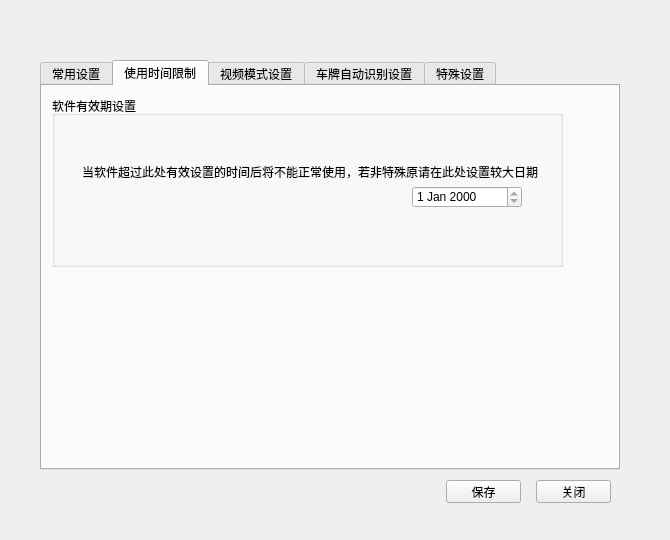
<?xml version="1.0" encoding="UTF-8"?>
<ui version="4.0">
 <class>CSysSettingDialog</class>
 <widget class="QDialog" name="CSysSettingDialog">
  <property name="geometry">
   <rect>
    <x>0</x>
    <y>0</y>
    <width>670</width>
    <height>540</height>
   </rect>
  </property>
  <property name="windowTitle">
   <string>系统设置</string>
  </property>
  <property name="styleSheet">
   <string notr="true">background-image:url(D:/WinParkUI/debug/Image/NewIcon/SysSet.jpg);</string>
  </property>
  <widget class="QTabWidget" name="tabWidget">
   <property name="geometry">
    <rect>
     <x>40</x>
     <y>60</y>
     <width>580</width>
     <height>410</height>
    </rect>
   </property>
   <property name="styleSheet">
    <string notr="true">backgroud-image:url(D:/WinParkUI/debug/Image/NewIcon/SysMiddleSet.JPG);
background-image:url(D:/WinParkUI/debug/Image/NewIcon/SysMiddleSet.jpg);</string>
   </property>
   <property name="currentIndex">
    <number>1</number>
   </property>
   <widget class="QWidget" name="tabCommonSetting">
    <attribute name="title">
     <string>常用设置</string>
    </attribute>
    <widget class="QWidget" name="wgCommon" native="true">
     <property name="geometry">
      <rect>
       <x>10</x>
       <y>10</y>
       <width>511</width>
       <height>361</height>
      </rect>
     </property>
     <property name="styleSheet">
      <string notr="true">background-image:url(none);</string>
     </property>
     <widget class="QGroupBox" name="groupBox_3">
      <property name="geometry">
       <rect>
        <x>10</x>
        <y>110</y>
        <width>161</width>
        <height>61</height>
       </rect>
      </property>
      <property name="styleSheet">
       <string notr="true">background-image:url(none);</string>
      </property>
      <property name="title">
       <string>月租卡时间提示</string>
      </property>
      <widget class="QWidget" name="layoutWidget">
       <property name="geometry">
        <rect>
         <x>10</x>
         <y>20</y>
         <width>146</width>
         <height>22</height>
        </rect>
       </property>
       <property name="styleSheet">
        <string notr="true">background-image:url(none);</string>
       </property>
       <layout class="QHBoxLayout" name="horizontalLayout">
        <item>
         <widget class="QLabel" name="label_5">
          <property name="styleSheet">
           <string notr="true">background-image:url(none);</string>
          </property>
          <property name="text">
           <string>剩余</string>
          </property>
         </widget>
        </item>
        <item>
         <widget class="QSpinBox" name="spMonthlyDay">
          <property name="styleSheet">
           <string notr="true">background-image:url(none);</string>
          </property>
          <property name="maximum">
           <number>999999</number>
          </property>
         </widget>
        </item>
        <item>
         <widget class="QLabel" name="label_4">
          <property name="styleSheet">
           <string notr="true">background-image:url(none);</string>
          </property>
          <property name="text">
           <string>天时提醒</string>
          </property>
         </widget>
        </item>
       </layout>
      </widget>
     </widget>
     <widget class="QGroupBox" name="groupBox_2">
      <property name="geometry">
       <rect>
        <x>190</x>
        <y>10</y>
        <width>131</width>
        <height>81</height>
       </rect>
      </property>
      <property name="styleSheet">
       <string notr="true">background-image:url(none);</string>
      </property>
      <property name="title">
       <string>工作模式</string>
      </property>
      <widget class="QRadioButton" name="rdxWorkMaster">
       <property name="geometry">
        <rect>
         <x>10</x>
         <y>20</y>
         <width>89</width>
         <height>16</height>
        </rect>
       </property>
       <property name="styleSheet">
        <string notr="true">background-image:url(none);</string>
       </property>
       <property name="text">
        <string>主机模式</string>
       </property>
       <property name="checked">
        <bool>true</bool>
       </property>
      </widget>
      <widget class="QRadioButton" name="rdxWorkSlave">
       <property name="geometry">
        <rect>
         <x>10</x>
         <y>50</y>
         <width>89</width>
         <height>16</height>
        </rect>
       </property>
       <property name="styleSheet">
        <string notr="true">background-image:url(none);</string>
       </property>
       <property name="text">
        <string>从机模式</string>
       </property>
      </widget>
     </widget>
     <widget class="QGroupBox" name="groupBox_9">
      <property name="geometry">
       <rect>
        <x>340</x>
        <y>110</y>
        <width>120</width>
        <height>131</height>
       </rect>
      </property>
      <property name="styleSheet">
       <string notr="true">background-image:url(none);</string>
      </property>
      <property name="title">
       <string>离开时需要确认放行</string>
      </property>
      <widget class="QCheckBox" name="chxLeaveTime">
       <property name="geometry">
        <rect>
         <x>30</x>
         <y>100</y>
         <width>71</width>
         <height>16</height>
        </rect>
       </property>
       <property name="styleSheet">
        <string notr="true">background-image:url(none);</string>
       </property>
       <property name="text">
        <string>计时卡</string>
       </property>
      </widget>
      <widget class="QCheckBox" name="chxLeaveMonth">
       <property name="geometry">
        <rect>
         <x>30</x>
         <y>30</y>
         <width>71</width>
         <height>16</height>
        </rect>
       </property>
       <property name="styleSheet">
        <string notr="true">background-image:url(none);</string>
       </property>
       <property name="text">
        <string>月租卡</string>
       </property>
      </widget>
      <widget class="QCheckBox" name="chxLeaveValue">
       <property name="geometry">
        <rect>
         <x>30</x>
         <y>65</y>
         <width>71</width>
         <height>16</height>
        </rect>
       </property>
       <property name="styleSheet">
        <string notr="true">background-image:url(none);</string>
       </property>
       <property name="text">
        <string>储值卡</string>
       </property>
      </widget>
     </widget>
     <widget class="QGroupBox" name="groupBox_6">
      <property name="geometry">
       <rect>
        <x>630</x>
        <y>620</y>
        <width>120</width>
        <height>80</height>
       </rect>
      </property>
      <property name="styleSheet">
       <string notr="true">background-image:url(none);</string>
      </property>
      <property name="title">
       <string>GroupBox</string>
      </property>
     </widget>
     <widget class="QGroupBox" name="groupBox_7">
      <property name="geometry">
       <rect>
        <x>10</x>
        <y>180</y>
        <width>161</width>
        <height>61</height>
       </rect>
      </property>
      <property name="styleSheet">
       <string notr="true">background-image:url(none);</string>
      </property>
      <property name="title">
       <string>储值卡余额提示</string>
      </property>
      <widget class="QWidget" name="layoutWidget_2">
       <property name="geometry">
        <rect>
         <x>10</x>
         <y>20</y>
         <width>146</width>
         <height>22</height>
        </rect>
       </property>
       <property name="styleSheet">
        <string notr="true">background-image:url(none);</string>
       </property>
       <layout class="QHBoxLayout" name="horizontalLayout_2">
        <item>
         <widget class="QLabel" name="label">
          <property name="styleSheet">
           <string notr="true">background-image:url(none);</string>
          </property>
          <property name="text">
           <string>剩余</string>
          </property>
         </widget>
        </item>
        <item>
         <widget class="QSpinBox" name="spValueSurplus">
          <property name="styleSheet">
           <string notr="true">background-image:url(none);</string>
          </property>
          <property name="maximum">
           <number>999999</number>
          </property>
         </widget>
        </item>
        <item>
         <widget class="QLabel" name="label_2">
          <property name="styleSheet">
           <string notr="true">background-image:url(none);</string>
          </property>
          <property name="text">
           <string>元时提醒</string>
          </property>
         </widget>
        </item>
       </layout>
      </widget>
     </widget>
     <widget class="QGroupBox" name="groupBox_5">
      <property name="geometry">
       <rect>
        <x>340</x>
        <y>10</y>
        <width>141</width>
        <height>81</height>
       </rect>
      </property>
      <property name="styleSheet">
       <string notr="true">background-image:url(none);</string>
      </property>
      <property name="title">
       <string>格式化脱机数据</string>
      </property>
      <widget class="QPushButton" name="btnCommonFormat">
       <property name="geometry">
        <rect>
         <x>50</x>
         <y>50</y>
         <width>75</width>
         <height>23</height>
        </rect>
       </property>
       <property name="styleSheet">
        <string notr="true">background-image:url(none);</string>
       </property>
       <property name="text">
        <string>开始格式化</string>
       </property>
      </widget>
     </widget>
     <widget class="QGroupBox" name="groupBox_10">
      <property name="geometry">
       <rect>
        <x>190</x>
        <y>260</y>
        <width>131</width>
        <height>71</height>
       </rect>
      </property>
      <property name="styleSheet">
       <string notr="true">background-image:url(none);</string>
      </property>
      <property name="title">
       <string>强行开闸</string>
      </property>
      <widget class="QCheckBox" name="chxForceOpenGate">
       <property name="geometry">
        <rect>
         <x>10</x>
         <y>30</y>
         <width>131</width>
         <height>16</height>
        </rect>
       </property>
       <property name="styleSheet">
        <string notr="true">background-image:url(none);</string>
       </property>
       <property name="text">
        <string>禁止鼠标点击开闸</string>
       </property>
      </widget>
     </widget>
     <widget class="QGroupBox" name="groupBox_4">
      <property name="geometry">
       <rect>
        <x>190</x>
        <y>110</y>
        <width>120</width>
        <height>131</height>
       </rect>
      </property>
      <property name="styleSheet">
       <string notr="true">background-image:url(none);</string>
      </property>
      <property name="title">
       <string>进入时需要确认放行</string>
      </property>
      <widget class="QCheckBox" name="chxEntranceMonth">
       <property name="geometry">
        <rect>
         <x>20</x>
         <y>30</y>
         <width>71</width>
         <height>16</height>
        </rect>
       </property>
       <property name="styleSheet">
        <string notr="true">background-image:url(none);</string>
       </property>
       <property name="text">
        <string>月租卡</string>
       </property>
      </widget>
      <widget class="QCheckBox" name="chxEntranceValue">
       <property name="geometry">
        <rect>
         <x>20</x>
         <y>64</y>
         <width>71</width>
         <height>16</height>
        </rect>
       </property>
       <property name="styleSheet">
        <string notr="true">background-image:url(none);</string>
       </property>
       <property name="text">
        <string>储值卡</string>
       </property>
      </widget>
      <widget class="QCheckBox" name="chxEntranceTime">
       <property name="geometry">
        <rect>
         <x>20</x>
         <y>100</y>
         <width>71</width>
         <height>16</height>
        </rect>
       </property>
       <property name="styleSheet">
        <string notr="true">background-image:url(none);</string>
       </property>
       <property name="text">
        <string>计时卡</string>
       </property>
      </widget>
     </widget>
     <widget class="QGroupBox" name="groupBox_8">
      <property name="geometry">
       <rect>
        <x>10</x>
        <y>260</y>
        <width>161</width>
        <height>71</height>
       </rect>
      </property>
      <property name="styleSheet">
       <string notr="true">background-image:url(none);</string>
      </property>
      <property name="title">
       <string>月租卡工作模式</string>
      </property>
      <widget class="QCheckBox" name="chxMonthlyMode">
       <property name="geometry">
        <rect>
         <x>20</x>
         <y>30</y>
         <width>101</width>
         <height>16</height>
        </rect>
       </property>
       <property name="styleSheet">
        <string notr="true">background-image:url(none);</string>
       </property>
       <property name="text">
        <string>允许多进多出</string>
       </property>
      </widget>
     </widget>
     <widget class="QGroupBox" name="groupBox">
      <property name="geometry">
       <rect>
        <x>10</x>
        <y>10</y>
        <width>161</width>
        <height>81</height>
       </rect>
      </property>
      <property name="styleSheet">
       <string notr="true">background-image:url(none);</string>
      </property>
      <property name="title">
       <string>费用计算设置</string>
      </property>
      <widget class="QRadioButton" name="rdxCostSelfDef">
       <property name="geometry">
        <rect>
         <x>10</x>
         <y>20</y>
         <width>111</width>
         <height>16</height>
        </rect>
       </property>
       <property name="styleSheet">
        <string notr="true">background-image:url(none);</string>
       </property>
       <property name="text">
        <string>使用自定义设置</string>
       </property>
       <property name="checked">
        <bool>true</bool>
       </property>
      </widget>
      <widget class="QRadioButton" name="rdxCostDll">
       <property name="geometry">
        <rect>
         <x>10</x>
         <y>50</y>
         <width>111</width>
         <height>16</height>
        </rect>
       </property>
       <property name="styleSheet">
        <string notr="true">background-image:url(none);</string>
       </property>
       <property name="text">
        <string>使用外接DLL文件</string>
       </property>
      </widget>
     </widget>
     <widget class="QGroupBox" name="groupBox_11">
      <property name="geometry">
       <rect>
        <x>340</x>
        <y>260</y>
        <width>120</width>
        <height>71</height>
       </rect>
      </property>
      <property name="title">
       <string>刷卡确认</string>
      </property>
      <widget class="QCheckBox" name="chkConfirm">
       <property name="geometry">
        <rect>
         <x>20</x>
         <y>30</y>
         <width>91</width>
         <height>16</height>
        </rect>
       </property>
       <property name="text">
        <string>出口刷卡确认</string>
       </property>
      </widget>
     </widget>
    </widget>
   </widget>
   <widget class="QWidget" name="tabUseTimelLimit">
    <attribute name="title">
     <string>使用时间限制</string>
    </attribute>
    <widget class="QGroupBox" name="gbTimeLimit">
     <property name="geometry">
      <rect>
       <x>10</x>
       <y>10</y>
       <width>511</width>
       <height>171</height>
      </rect>
     </property>
     <property name="styleSheet">
      <string notr="true">background-image:url(none);</string>
     </property>
     <property name="title">
      <string>软件有效期设置</string>
     </property>
     <widget class="QLabel" name="label_3">
      <property name="geometry">
       <rect>
        <x>30</x>
        <y>30</y>
        <width>471</width>
        <height>91</height>
       </rect>
      </property>
      <property name="text">
       <string>当软件超过此处有效设置的时间后将不能正常使用，若非特殊原请在此处设置较大日期</string>
      </property>
      <property name="textFormat">
       <enum>Qt::PlainText</enum>
      </property>
      <property name="textInteractionFlags">
       <set>Qt::NoTextInteraction</set>
      </property>
     </widget>
     <widget class="QDateEdit" name="dateValid">
      <property name="geometry">
       <rect>
        <x>360</x>
        <y>90</y>
        <width>110</width>
        <height>22</height>
       </rect>
      </property>
      <property name="readOnly">
       <bool>true</bool>
      </property>
     </widget>
    </widget>
   </widget>
   <widget class="QWidget" name="tabVideoModeSetting">
    <attribute name="title">
     <string>视频模式设置</string>
    </attribute>
    <widget class="QWidget" name="wgVideo" native="true">
     <property name="geometry">
      <rect>
       <x>10</x>
       <y>10</y>
       <width>511</width>
       <height>201</height>
      </rect>
     </property>
     <property name="styleSheet">
      <string notr="true">background-image:url(none);</string>
     </property>
     <widget class="QGroupBox" name="gbVideo">
      <property name="geometry">
       <rect>
        <x>10</x>
        <y>10</y>
        <width>131</width>
        <height>161</height>
       </rect>
      </property>
      <property name="styleSheet">
       <string notr="true">background-image:url(none);</string>
      </property>
      <property name="title">
       <string>视频数目设置</string>
      </property>
      <widget class="QRadioButton" name="rdxVideoWay2">
       <property name="geometry">
        <rect>
         <x>30</x>
         <y>30</y>
         <width>89</width>
         <height>16</height>
        </rect>
       </property>
       <property name="text">
        <string>2路</string>
       </property>
       <property name="checked">
        <bool>true</bool>
       </property>
      </widget>
      <widget class="QRadioButton" name="rdxVideoWay3">
       <property name="geometry">
        <rect>
         <x>30</x>
         <y>70</y>
         <width>89</width>
         <height>16</height>
        </rect>
       </property>
       <property name="text">
        <string>3路</string>
       </property>
      </widget>
      <widget class="QRadioButton" name="rdxVideoWay4">
       <property name="geometry">
        <rect>
         <x>30</x>
         <y>110</y>
         <width>89</width>
         <height>16</height>
        </rect>
       </property>
       <property name="text">
        <string>4路</string>
       </property>
      </widget>
     </widget>
     <widget class="QListWidget" name="lsResolution">
      <property name="geometry">
       <rect>
        <x>180</x>
        <y>20</y>
        <width>201</width>
        <height>151</height>
       </rect>
      </property>
      <property name="styleSheet">
       <string notr="true">background-image:url(none);</string>
      </property>
      <property name="editTriggers">
       <set>QAbstractItemView::NoEditTriggers</set>
      </property>
      <property name="selectionBehavior">
       <enum>QAbstractItemView::SelectItems</enum>
      </property>
      <property name="isWrapping" stdset="0">
       <bool>false</bool>
      </property>
      <property name="layoutMode">
       <enum>QListView::SinglePass</enum>
      </property>
      <property name="spacing">
       <number>3</number>
      </property>
      <property name="viewMode">
       <enum>QListView::ListMode</enum>
      </property>
      <property name="currentRow">
       <number>0</number>
      </property>
      <item>
       <property name="text">
        <string>RGB24  320 X 240</string>
       </property>
      </item>
      <item>
       <property name="text">
        <string>RGB24  640 X 480</string>
       </property>
      </item>
      <item>
       <property name="text">
        <string>RGB24  720 X 288</string>
       </property>
      </item>
      <item>
       <property name="text">
        <string>RGB24  720 X 576</string>
       </property>
      </item>
     </widget>
    </widget>
   </widget>
   <widget class="QWidget" name="tabVechileAutoSetting">
    <attribute name="title">
     <string>车牌自动识别设置</string>
    </attribute>
    <widget class="QWidget" name="wgVichle" native="true">
     <property name="geometry">
      <rect>
       <x>10</x>
       <y>10</y>
       <width>391</width>
       <height>351</height>
      </rect>
     </property>
     <property name="styleSheet">
      <string notr="true">background-image:url(none);</string>
     </property>
     <widget class="QCheckBox" name="chxStartAuto">
      <property name="geometry">
       <rect>
        <x>20</x>
        <y>10</y>
        <width>141</width>
        <height>16</height>
       </rect>
      </property>
      <property name="styleSheet">
       <string notr="true">background-image:url(none);</string>
      </property>
      <property name="text">
       <string>启动车牌识别功能</string>
      </property>
     </widget>
     <widget class="QGroupBox" name="gbPrecision">
      <property name="geometry">
       <rect>
        <x>20</x>
        <y>40</y>
        <width>151</width>
        <height>291</height>
       </rect>
      </property>
      <property name="styleSheet">
       <string notr="true">background-image:url(none);</string>
      </property>
      <property name="title">
       <string>识别精度设置</string>
      </property>
      <widget class="QRadioButton" name="rdxPrecision0">
       <property name="geometry">
        <rect>
         <x>20</x>
         <y>20</y>
         <width>95</width>
         <height>16</height>
        </rect>
       </property>
       <property name="text">
        <string>不允许误差</string>
       </property>
       <property name="checked">
        <bool>true</bool>
       </property>
      </widget>
      <widget class="QRadioButton" name="rdxPrecision1">
       <property name="geometry">
        <rect>
         <x>20</x>
         <y>50</y>
         <width>95</width>
         <height>16</height>
        </rect>
       </property>
       <property name="text">
        <string>允许误差一位</string>
       </property>
      </widget>
      <widget class="QRadioButton" name="rdxPrecision3">
       <property name="geometry">
        <rect>
         <x>20</x>
         <y>110</y>
         <width>95</width>
         <height>16</height>
        </rect>
       </property>
       <property name="text">
        <string>允许误差三位</string>
       </property>
      </widget>
      <widget class="QRadioButton" name="rdxPrecision2">
       <property name="geometry">
        <rect>
         <x>20</x>
         <y>80</y>
         <width>95</width>
         <height>16</height>
        </rect>
       </property>
       <property name="text">
        <string>允许误差二位</string>
       </property>
      </widget>
      <widget class="QRadioButton" name="rdxPrecision6">
       <property name="geometry">
        <rect>
         <x>20</x>
         <y>200</y>
         <width>95</width>
         <height>16</height>
        </rect>
       </property>
       <property name="text">
        <string>允许误差六位</string>
       </property>
      </widget>
      <widget class="QRadioButton" name="rdxPrecision7">
       <property name="geometry">
        <rect>
         <x>20</x>
         <y>230</y>
         <width>95</width>
         <height>16</height>
        </rect>
       </property>
       <property name="text">
        <string>允许误差七位</string>
       </property>
      </widget>
      <widget class="QRadioButton" name="rdxPrecision5">
       <property name="geometry">
        <rect>
         <x>20</x>
         <y>170</y>
         <width>95</width>
         <height>16</height>
        </rect>
       </property>
       <property name="text">
        <string>允许误差五位</string>
       </property>
      </widget>
      <widget class="QRadioButton" name="rdxPrecision4">
       <property name="geometry">
        <rect>
         <x>20</x>
         <y>140</y>
         <width>95</width>
         <height>16</height>
        </rect>
       </property>
       <property name="text">
        <string>允许误差四位</string>
       </property>
      </widget>
      <widget class="QRadioButton" name="rdxPrecision8">
       <property name="geometry">
        <rect>
         <x>20</x>
         <y>260</y>
         <width>95</width>
         <height>16</height>
        </rect>
       </property>
       <property name="text">
        <string>允许误差八位</string>
       </property>
      </widget>
     </widget>
     <widget class="QGroupBox" name="groupBox_18">
      <property name="geometry">
       <rect>
        <x>190</x>
        <y>40</y>
        <width>161</width>
        <height>91</height>
       </rect>
      </property>
      <property name="styleSheet">
       <string notr="true">background-image:url(none);</string>
      </property>
      <property name="title">
       <string>黑名单功能</string>
      </property>
      <widget class="QCheckBox" name="chxStartBlacklist">
       <property name="geometry">
        <rect>
         <x>20</x>
         <y>40</y>
         <width>111</width>
         <height>16</height>
        </rect>
       </property>
       <property name="text">
        <string>启用黑名单检查</string>
       </property>
      </widget>
     </widget>
    </widget>
   </widget>
   <widget class="QWidget" name="tabSpecitialSetting">
    <attribute name="title">
     <string>特殊设置</string>
    </attribute>
    <widget class="QWidget" name="wgSpecial" native="true">
     <property name="geometry">
      <rect>
       <x>10</x>
       <y>0</y>
       <width>561</width>
       <height>231</height>
      </rect>
     </property>
     <property name="styleSheet">
      <string notr="true">background-image:url(none);</string>
     </property>
     <widget class="QGroupBox" name="groupBox_14">
      <property name="geometry">
       <rect>
        <x>10</x>
        <y>10</y>
        <width>151</width>
        <height>80</height>
       </rect>
      </property>
      <property name="styleSheet">
       <string notr="true">background-image:url(none);</string>
      </property>
      <property name="title">
       <string>车位计算</string>
      </property>
      <widget class="QCheckBox" name="chxSpaceMonth">
       <property name="geometry">
        <rect>
         <x>10</x>
         <y>20</y>
         <width>131</width>
         <height>16</height>
        </rect>
       </property>
       <property name="text">
        <string>月租卡不计入车位</string>
       </property>
      </widget>
      <widget class="QCheckBox" name="chxSpaceValue">
       <property name="geometry">
        <rect>
         <x>10</x>
         <y>50</y>
         <width>131</width>
         <height>16</height>
        </rect>
       </property>
       <property name="text">
        <string>储值卡不计入车位</string>
       </property>
      </widget>
     </widget>
     <widget class="QGroupBox" name="groupBox_15">
      <property name="geometry">
       <rect>
        <x>10</x>
        <y>120</y>
        <width>151</width>
        <height>80</height>
       </rect>
      </property>
      <property name="styleSheet">
       <string notr="true">background-image:url(none);</string>
      </property>
      <property name="title">
       <string>数据同步设置</string>
      </property>
      <widget class="QCheckBox" name="chxDataSync">
       <property name="geometry">
        <rect>
         <x>20</x>
         <y>30</y>
         <width>121</width>
         <height>16</height>
        </rect>
       </property>
       <property name="text">
        <string>不同步脱机数据</string>
       </property>
      </widget>
     </widget>
     <widget class="QGroupBox" name="groupBox_16">
      <property name="geometry">
       <rect>
        <x>180</x>
        <y>10</y>
        <width>371</width>
        <height>80</height>
       </rect>
      </property>
      <property name="styleSheet">
       <string notr="true">background-image:url(none);</string>
      </property>
      <property name="title">
       <string>中心控制器刷卡设置</string>
      </property>
      <widget class="QCheckBox" name="chxCCLeave">
       <property name="geometry">
        <rect>
         <x>10</x>
         <y>50</y>
         <width>151</width>
         <height>16</height>
        </rect>
       </property>
       <property name="text">
        <string>允许代替出场刷卡使用</string>
       </property>
      </widget>
      <widget class="QCheckBox" name="chxCCEnter">
       <property name="geometry">
        <rect>
         <x>10</x>
         <y>20</y>
         <width>151</width>
         <height>16</height>
        </rect>
       </property>
       <property name="text">
        <string>允许代替入场刷卡使用</string>
       </property>
      </widget>
      <widget class="QLabel" name="label_6">
       <property name="geometry">
        <rect>
         <x>170</x>
         <y>20</y>
         <width>131</width>
         <height>16</height>
        </rect>
       </property>
       <property name="text">
        <string>入口通道控制器地址：</string>
       </property>
      </widget>
      <widget class="QLabel" name="label_7">
       <property name="geometry">
        <rect>
         <x>170</x>
         <y>50</y>
         <width>131</width>
         <height>16</height>
        </rect>
       </property>
       <property name="text">
        <string>出口通道控制器地址：</string>
       </property>
      </widget>
      <widget class="QSpinBox" name="spCCEnterAddr">
       <property name="geometry">
        <rect>
         <x>310</x>
         <y>20</y>
         <width>42</width>
         <height>22</height>
        </rect>
       </property>
       <property name="value">
        <number>1</number>
       </property>
      </widget>
      <widget class="QSpinBox" name="spCCLeaveAddr">
       <property name="geometry">
        <rect>
         <x>310</x>
         <y>50</y>
         <width>42</width>
         <height>22</height>
        </rect>
       </property>
       <property name="value">
        <number>1</number>
       </property>
      </widget>
     </widget>
     <widget class="QGroupBox" name="groupBox_17">
      <property name="geometry">
       <rect>
        <x>180</x>
        <y>120</y>
        <width>191</width>
        <height>80</height>
       </rect>
      </property>
      <property name="styleSheet">
       <string notr="true">background-image:url(none);</string>
      </property>
      <property name="title">
       <string>储值卡计费</string>
      </property>
      <widget class="QCheckBox" name="chxValueCharging">
       <property name="geometry">
        <rect>
         <x>10</x>
         <y>30</y>
         <width>171</width>
         <height>16</height>
        </rect>
       </property>
       <property name="text">
        <string>储值卡24小时内不重复使用</string>
       </property>
      </widget>
     </widget>
    </widget>
   </widget>
  </widget>
  <widget class="QPushButton" name="btnSpecialSave">
   <property name="geometry">
    <rect>
     <x>446</x>
     <y>480</y>
     <width>75</width>
     <height>23</height>
    </rect>
   </property>
   <property name="styleSheet">
    <string notr="true">background-image:url(none);</string>
   </property>
   <property name="text">
    <string>保存</string>
   </property>
  </widget>
  <widget class="QPushButton" name="btnCancel">
   <property name="geometry">
    <rect>
     <x>536</x>
     <y>480</y>
     <width>75</width>
     <height>23</height>
    </rect>
   </property>
   <property name="styleSheet">
    <string notr="true">background-image:url(none);</string>
   </property>
   <property name="text">
    <string>关闭</string>
   </property>
  </widget>
  <widget class="QLabel" name="lblTilte">
   <property name="geometry">
    <rect>
     <x>30</x>
     <y>5</y>
     <width>141</width>
     <height>21</height>
    </rect>
   </property>
   <property name="styleSheet">
    <string notr="true">background-image:url( );
color: rgb(85, 0, 0);</string>
   </property>
   <property name="text">
    <string/>
   </property>
  </widget>
  <widget class="QLabel" name="lblClose">
   <property name="geometry">
    <rect>
     <x>630</x>
     <y>6</y>
     <width>30</width>
     <height>15</height>
    </rect>
   </property>
   <property name="text">
    <string/>
   </property>
  </widget>
 </widget>
 <resources/>
 <connections/>
</ui>
